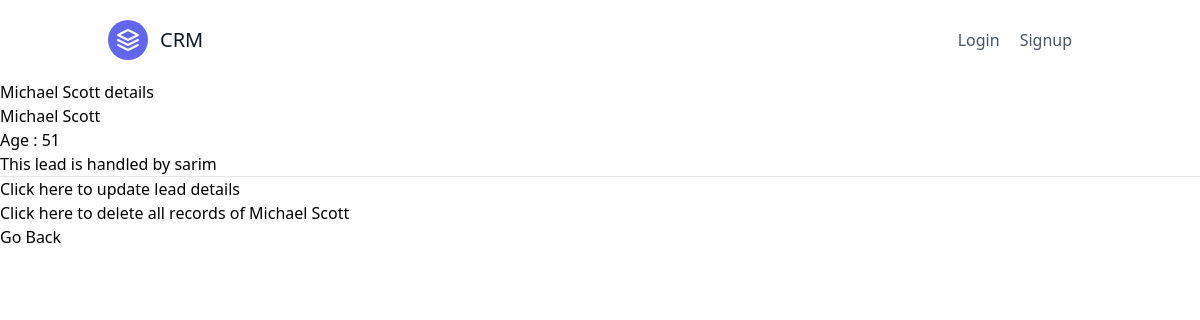
The page /leads/9/ on the database its author committed.
### leads/models.py (models this page shows)
class Lead(models.Model):
    first_name = models.CharField(max_length=25)
    last_name = models.CharField(max_length=25)
    age = models.PositiveIntegerField()
    agent = models.ForeignKey("Agent", on_delete=models.CASCADE)
    def __str__(self):
        return f"{self.first_name} {self.last_name}"

class Agent(models.Model):
    user = models.OneToOneField(User, on_delete=models.CASCADE)
    def __str__(self):
        return self.user.username

class User(AbstractUser):
    pass

### leads/views.py (the view)
# urls.py: path("<int:pk>/", LeadDetailView.as_view(), name = "lead-detail"),
class LeadDetailView(DetailView):
    template_name = "leads/lead_detail.html"
    queryset = Lead.objects.all()
    context_object_name = "object"

### leads/templates/leads/lead_detail.html
{% extends "base.html" %}
{% block content %}
    <h4>{{object}} details</h4>
    {{object.first_name}} {{object.last_name}}
    <div>Age : {{object.age}}</div>
    <div>This lead is handled by {{object.agent}}</div>
    <hr>
    <p>
        <a href="{% url 'leads:lead-update' object.pk %}">
        Click here to update lead details
        </a>
    </p>
    <p>
        <a href="{% url 'leads:lead-delete' object.pk %}">Click here to delete all records of {{object}}</a>
    </p>
    <p>
        <a href="{% url 'leads:lead-list' %}">Go Back</a>
    </p>
{% endblock content %}

### rows shown on the page
Lead: first_name+last_name "Michael Scott", first_name "Michael", last_name "Scott", age "51", agent "sarim"
